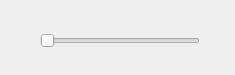
<?xml version="1.0" encoding="UTF-8"?>
<ui version="4.0">
 <class>Speed</class>
 <widget class="QWidget" name="Speed">
  <property name="geometry">
   <rect>
    <x>0</x>
    <y>0</y>
    <width>235</width>
    <height>75</height>
   </rect>
  </property>
  <property name="windowTitle">
   <string>Speed</string>
  </property>
  <property name="autoFillBackground">
   <bool>false</bool>
  </property>
  <widget class="QSlider" name="speedSlider">
   <property name="geometry">
    <rect>
     <x>40</x>
     <y>30</y>
     <width>160</width>
     <height>22</height>
    </rect>
   </property>
   <property name="maximum">
    <number>280</number>
   </property>
   <property name="orientation">
    <enum>Qt::Horizontal</enum>
   </property>
  </widget>
 </widget>
 <resources/>
 <connections/>
</ui>
